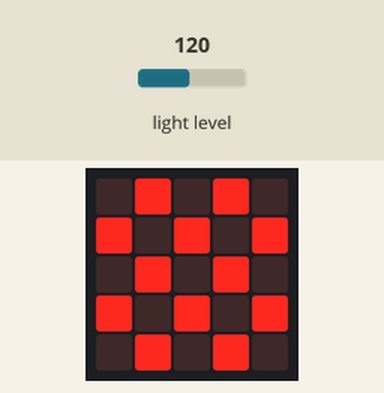
Simulated run of this program. Board: BBC micro:bit (MakeCode). On the bench: the board's 5×5 LED display. The inputs (shaded band) are chosen by the test bench; at power-on: light level 120.

Above: at 1.2 s.
1.3 s: light level set to 104
3.0 s: light level set to 95
At 4.3 s:
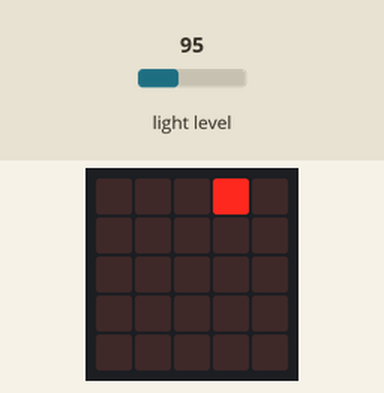
4.6 s: light level set to 128
At 5.1 s:
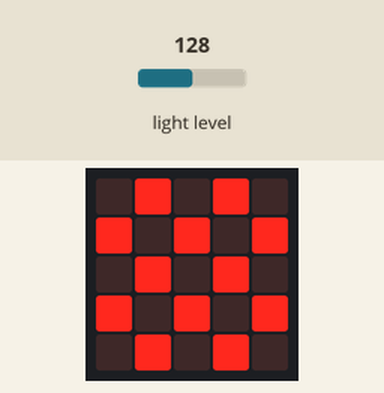
6.2 s: light level set to 5
At 7.5 s:
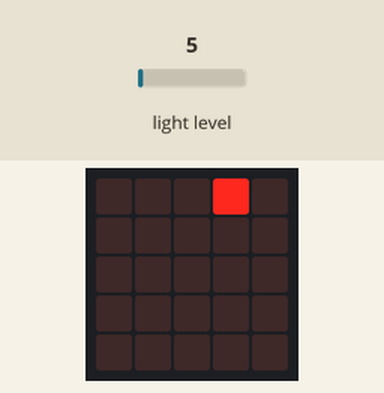
Timing chart, 0 to 9.1 s (numbered marks = the images above; inputs shaded):
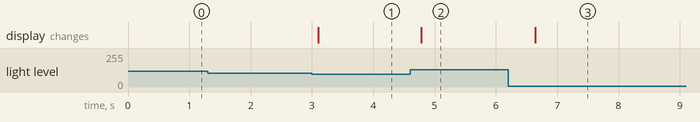

The program:

main.ts
```typescript
basic.forever(function () {
    if (input.lightLevel() >= 100) {
        basic.showIcon(IconNames.Chessboard)
    } else {
        basic.showLeds(`
            . . . # .
            . . . . .
            . . . . .
            . . . . .
            . . . . .
            `)
    }
})
```

test.ts
```typescript
// les tests vont ici ; cela ne sera pas compilé si ce paquet est utilisé en tant qu'extension.
```

Measured:
- the behaviour switches between 100 and 99 on light level (found by bisection; images 0 and 1)
- after the input at 1.3 s, every drawn part: stays the same
- after the input at 3.0 s, the display: changes after 0.10 s (image 1)
- after the input at 4.6 s, the display: changes after 0.18 s (image 2)
- after the input at 6.2 s, the display: changes after 0.44 s (image 3)
